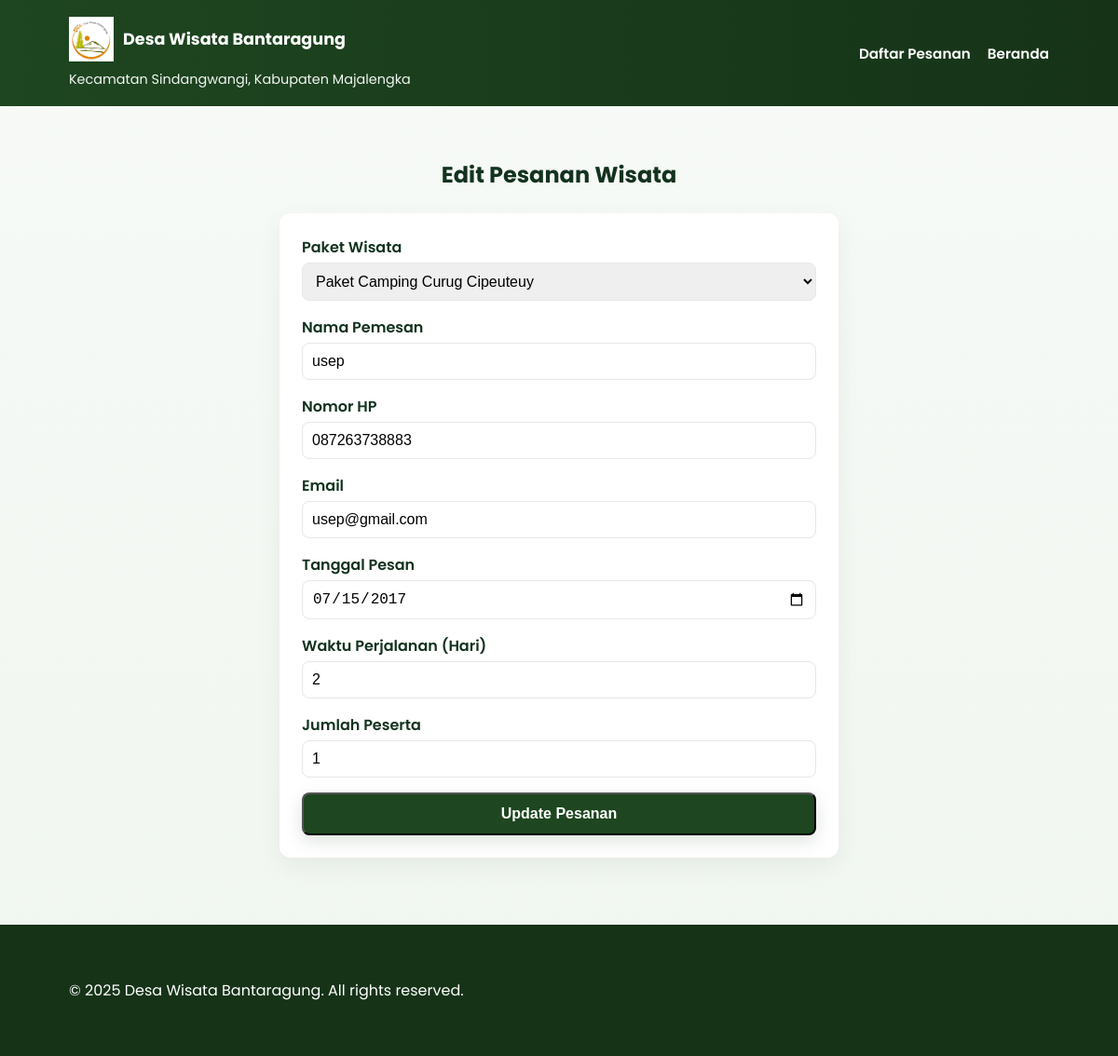
Page /edit_pesanan.php?id=4 on the committed database.
### tables this page shows
CREATE TABLE `pesanan` (
  `id` int(11) NOT NULL,
  `nama` varchar(100) NOT NULL,
  `hp` varchar(20) NOT NULL,
  `email` varchar(100) DEFAULT NULL,
  `tanggal` date NOT NULL,
  `hari` int(11) NOT NULL,
  `peserta` int(11) NOT NULL,
  `paket` varchar(255) NOT NULL,
  `penginapan` int(11) DEFAULT 0,
  `transportasi` int(11) DEFAULT 0,
  `makan` int(11) DEFAULT 0,
  `harga_paket` int(11) NOT NULL,
  `total` int(11) NOT NULL
);

### edit_pesanan.php (the view, shortened to what this page needs)
<?php
include 'koneksi.php';
$id = $_GET['id'];
$data = mysqli_query($conn, "SELECT * FROM pesanan WHERE id='$id'");
$d = mysqli_fetch_array($data);
?>
<!DOCTYPE html>
<html lang="id">
<head>
    <link rel="stylesheet" href="style.css">
</head>
<body class="site-font">
    <header class="header">
        <div class="container header-inner">
            <div>
                <a href="index.php" class="brand-link" aria-label="Beranda Desa Wisata Bantaragung">
                    <img src="images/logo.png" alt="Logo Desa Wisata Bantaragung" class="site-logo">
                <span class="brand-text">Desa Wisata Bantaragung</span>
</a>
                <p class="tagline">Kecamatan Sindangwangi, Kabupaten Majalengka</p>
            </div>
            <nav class="navbar" aria-label="Main navigation">
                <ul id="nav-list">
                    <li><a href="modifikasi_pesanan.php">Daftar Pesanan</a></li>
                    <li><a href="index.php">Beranda</a></li>
                </ul>
            </nav>
        </div>
    </header>
    <main>
        <section class="container" style="padding: 36px 0;">
            <h2 style="text-align: center; margin-bottom: 24px;">Edit Pesanan Wisata</h2>
            <div class="form-container">
                <form action="proses_edit.php" method="POST">
                    <div class="form-group">
                        <label for="paket">Paket Wisata</label>
                        <select name="paket" id="paket">
                            <option value="Paket Camping Curug Cipeuteuy" <?= (isset($d['paket']) && $d['paket'] == 'Paket Camping Curug Cipeuteuy') ? 'selected' : ''; ?>>Paket Camping Curug Cipeuteuy</option>
                        </select>
                    </div>
                    <div class="form-group">
                        <label for="nama">Nama Pemesan</label>
                        <input type="text" name="nama" id="nama" value="<?= $d['nama']; ?>" required>
                    </div>
                    <div class="form-group">
                        <label for="hp">Nomor HP</label>
                        <input type="tel" name="hp" id="hp" value="<?= $d['hp']; ?>" required>
                    </div>
                    <div class="form-group">
                        <label for="email">Email</label>
                        <input type="email" name="email" id="email" value="<?= isset($d['email']) ? $d['email'] : ''; ?>" required>
                    </div>
                    <div class="form-group">
                        <label for="tanggal">Tanggal Pesan</label>
                        <input type="date" name="tanggal" id="tanggal" value="<?= $d['tanggal']; ?>" required>
                    </div>
                    <div class="form-group">
                        <label for="hari">Waktu Perjalanan (Hari)</label>
                        <input type="number" name="hari" id="hari" value="<?= $d['hari']; ?>" min="1" required>
                    </div>
                    <div class="form-group">
                        <label for="peserta">Jumlah Peserta</label>
                        <input type="number" name="peserta" id="peserta" value="<?= $d['peserta']; ?>" min="1" required>
                    </div>
                    <button type="submit" class="btn primary" style="width: 100%; padding: 12px; font-size: 16px;">Update Pesanan</button>
                </form>
            </div>
        </section>
    </main>
    <footer class="footer">
        <div class="container">
            <p>&copy; 2025 Desa Wisata Bantaragung. All rights reserved.</p>
        </div>
    </footer>
</body>
</html>

### style.css (style rules this page uses)
:root { --green-700: #163318; --green-800: #1e4620; --muted: #6b7280; --card-bg: #ffffff; --radius: 12px; }
* { box-sizing:border-box }
body { margin:0; background: linear-gradient(180deg,#f7faf7 0%, #f0f6f0 100%); color:#13321f; -webkit-font-smoothing:antialiased; -moz-osx-font-smoothing:grayscale; }
.container { max-width:1100px;margin:0 auto;padding:24px }
.header { background:linear-gradient(90deg,var(--green-800),var(--green-700));color:#fff }
.header-inner { display:flex;align-items:center;justify-content:space-between;padding:18px 24px }
.tagline { margin:2px 0 0;font-size:0.9rem;opacity:0.95 }
.brand-link { display: inline-flex; align-items: center; gap: 10px; text-decoration: none; color: inherit; }
.site-logo { height: 48px; width: auto; display: inline-block; vertical-align: middle; }
.brand-text { font-weight: 700; font-size: 1.1rem; }
.navbar { display:flex;align-items:center }
.navbar #nav-list { display:flex;gap:18px;list-style:none;margin:0;padding:0 }
.navbar a { color:#fff;text-decoration:none;font-weight:600;font-size:0.95rem }
.btn { display:inline-block;padding:10px 18px;border-radius:8px;text-decoration:none }
.btn.primary { background:var(--green-800);color:#fff;font-weight:600;box-shadow:0 6px 18px rgba(30,70,32,0.15) }
.footer { background:var(--green-700);color:#fff;padding:18px 0;margin-top:36px }
.footer .container { display:flex;justify-content:space-between;align-items:center;gap:12px }

### edit_pesanan.php (style rules this page uses)
.site-font { font-family: Poppins, Arial, sans-serif; }
.form-container { max-width: 600px; margin: 0 auto; background: var(--card-bg); padding: 24px; border-radius: 12px; box-shadow: 0 8px 26px rgba(5,25,10,0.06); }
.form-group { margin-bottom: 16px; }
label { display: block; margin-bottom: 4px; font-weight: 600; }
input, select { width: 100%; padding: 10px; border: 1px solid #e5e7eb; border-radius: 8px; font-size: 16px; }

### rows in the picture
pesanan: paket "Paket Camping Curug Cipeuteuy", nama "usep", hp "087263738883", email "usep@gmail.com", tanggal "07/15/2017", hari "2", peserta "1"
